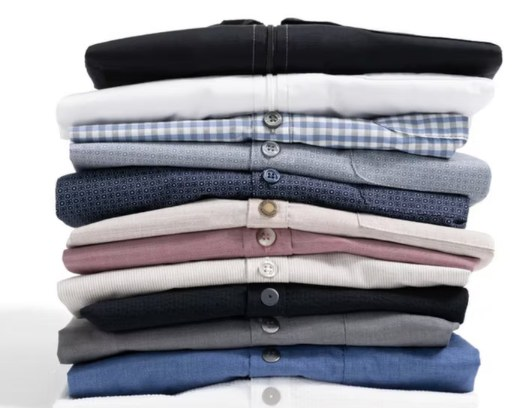
#> input picture img/portada.jpg, 525 x 408 px
$ python -i update.py   (imports and definitions only)
#> lines starting #> are read from the running program, lines starting #| are printed output that depends on the picture
#!/usr/bin/env python3
"""Actualiza el catálogo Chef Works desde chefworks.cl.
Uso: W=/ruta/trabajo python3 update.py
Genera en W: catalog.json, img/*.webp, jpg/*.jpg, hi/*.jpg, pub/ (página + packs de imágenes)
"""
import os, re, json, html, base64, io, unicodedata, datetime, concurrent.futures as cf
import requests
from bs4 import BeautifulSoup
from PIL import Image

W = os.environ.get('W', os.path.dirname(os.path.abspath(__file__)))
BASE = 'https://chefworks.cl'
CDN = 'https://cdnx.jumpseller.com/chefworks/image'
S = requests.Session()
S.headers['User-Agent'] = 'Mozilla/5.0 (catalogo ICB)'

MESES = ['enero','febrero','marzo','abril','mayo','junio','julio','agosto','septiembre','octubre','noviembre','diciembre']
now = datetime.datetime.now(datetime.timezone.utc) - datetime.timedelta(hours=3)  # Chile (aprox.)
FECHA_LARGA = f'{now.day} de {MESES[now.month-1]} de {now.year}'
FECHA_CORTA = f'{now.day} {MESES[now.month-1][:3]} {now.year}'

CATS = [
 ['Chaquetas','Unisex manga larga','/chaquetas/chaquetas-unisex-manga-larga'],['Chaquetas','Unisex manga corta','/chaquetas-unisex-manga-corta'],['Chaquetas','Mujer manga larga','/chaqueta-mujer-manga-larga'],['Chaquetas','Mujer manga corta','/chaquetas-mujer-manga-corta'],['Chaquetas','Casual','/chaquetas/casual'],['Chaquetas','Otras','/chaquetas'],
 ['Pantalones','Unisex','/pantalon-unisex'],['Pantalones','Mujer','/pantalon-mujer'],['Pantalones','Otros','/pantalones'],
 ['Pecheras y Mandiles','Pecheras','/pecheras-y-mandiles/pecheras'],['Pecheras y Mandiles','Mandiles','/pecheras-y-mandiles/mandiles'],['Pecheras y Mandiles','Otros','/pecheras-y-mandiles'],
 ['Gorros','Gorros de chef','/gorro-linea'],['Gorros','Beanies','/beanies'],['Gorros','Bandanas','/gorros/bandanas'],['Gorros','Jockeys','/gorros/jockey'],['Gorros','Otros','/gorros'],
 ['Calzado','Zuecos','/zuecos'],['Calzado','Zapatillas','/zapatillas'],['Calzado','Otros','/calzado'],
 ['Accesorios','Accesorios','/accesorios'],
 ['Horeca','Camisas','/uniformes-hoteleria-restaurantes-casinos/camisas-2'],['Horeca','Blusas','/blusas'],['Horeca','Chalecos','/uniformes-hoteleria-restaurantes-casinos/chalecos-2'],['Horeca','Otros','/horeca'],
 ['Kit Estudiantes','INACAP','/uniformes-para-alumnos/inacap-3'],['Kit Estudiantes','Culinary','/uniformes-para-alumnos/culinary'],['Kit Estudiantes','Otros institutos / liceos','/uniformes-para-alumnos/todo-institutos'],['Kit Estudiantes','Servicio','/uniformes-para-alumnos/servicio'],['Kit Estudiantes','Otros','/uniformes-para-alumnos'],
 ['Sale','Sale','/sale']]
ORDER = ['Chaquetas','Poleras','Pantalones','Pecheras y Mandiles','Gorros','Calzado','Horeca','Accesorios','Kit Estudiantes']

# [5 lines left out: function to_rgb, not called in this run]

def get(url):
    for _ in range(3):
        try:
            r = S.get(url, timeout=40)
            if r.status_code == 200: return r
        except Exception: pass
    raise RuntimeError('No se pudo descargar ' + url)

# 1) Recorrer categorías
cmap = {}
# [15 lines not run here, left out]

# 2) Fichas de producto
# [53 lines left out: functions _ldprice, parse, not called in this run]

# [3 lines not run here, left out]

# 3) Normalizar
def slug(s):
    s = unicodedata.normalize('NFKD', s).encode('ascii', 'ignore').decode().lower()
    return re.sub(r'[^a-z0-9]+', '-', s).strip('-')
BOIL = re.compile(r'¿Personalizas esta prenda\?.*?(agregar también la Matriz\.|$)')
out, seen = [], set()
# [93 lines not run here, left out]
ids = []
# [3 lines not run here, left out]
def fetch_img(i):
    if os.path.exists(f'{W}/img/{i}.webp') and os.path.exists(f'{W}/jpg/{i}.jpg'): return i, True
    try:
        im = to_rgb(get(f'{CDN}/{i}/resize/360/540').content)
        im.save(f'{W}/img/{i}.webp', 'WEBP', quality=72)
        im.save(f'{W}/jpg/{i}.jpg', 'JPEG', quality=80, optimize=True)
        return i, True
    except Exception:
        return i, False
# [2 lines not run here, left out]
# [1 line that did not run here, left out]
# [10 lines not run here, left out]

# 5) Página web + packs
used = [i for i in ids if i not in bad]
main = []
# [2 lines not run here, left out]
rest = [i for i in used if i not in main]
def pack(lst, fn):
    json.dump({str(i): base64.b64encode(open(f'{W}/img/{i}.webp', 'rb').read()).decode() for i in lst}, open(f'{W}/pub/img/{fn}', 'w'), separators=(',', ':'))
# [1 line not run here, left out]
k = (len(rest) + 2) // 3
# [6 lines not run here, left out]
# [1 line that did not run here, left out]
data = json.dumps(out, ensure_ascii=False, separators=(',', ':')).replace('</', '<\\/')
# [5 lines not run here, left out]

>>> import cv2
>>> picture = cv2.imread('img/portada.jpg', cv2.IMREAD_GRAYSCALE)
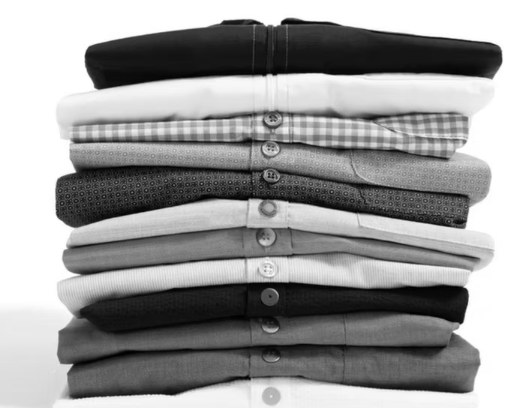
#> picture: shape (408, 525); min 0, max 255, mean 155.1
>>> result = fetch_img(picture)
#> (the run stopped early here; a loop or call above may not have finished)
